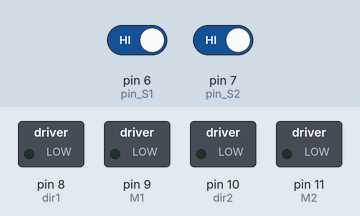
Bench run of a sketch on a simulated Arduino Uno, built with avr-gcc and run on an emulated ATmega328P. Shown: switched loads named in the sketch (green lamp = pin HIGH). Inputs (shaded band) come from the test bench; at power-on: pin 6 (pin_S1) HIGH, pin 7 (pin_S2) HIGH.

Above: at 1.2 s.
1.3 s: pin 6 (pin_S1) driven LOW
At 2.1 s:
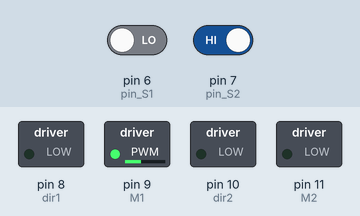
2.8 s: pin 7 (pin_S2) driven LOW
At 3.4 s:
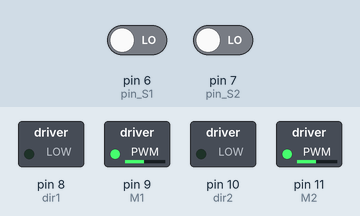
4.3 s: pin 6 (pin_S1) driven HIGH
At 5.6 s:
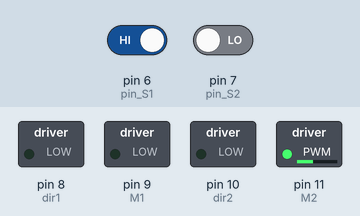
Timing chart, 0 to 7.3 s (numbered marks = the images above; inputs shaded):
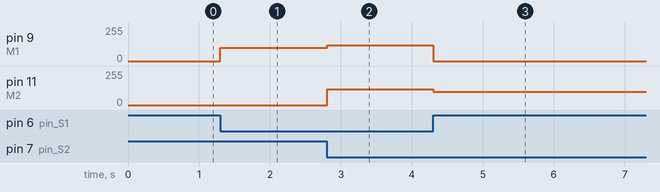

Measured:
- after the input at 1.3 s, pin 9 (M1): 0/255 → 100/255 at once
- after the input at 2.8 s, pin 9 (M1): 100/255 → 120/255 at once; pin 11 (M2): 0/255 → 120/255 at once
- after the input at 4.3 s, pin 9 (M1): 120/255 → 0/255 at once; pin 11 (M2): 120/255 → 100/255 at once

The sketch:

seguidorDeLinha.ino
```cpp
/*
Turma BES 2020
ALunos:
- Alefe Filipe
- Ismael Henrique
- Caio Martins
- José Vitor
- Thiago Queiroga
- Djunior Rosa
*/

//Definição dos pinos de controle do motor
#define M1 9     // Pino_Velocidade 1º Motor ( 0 a 255)_ Porta ATV_A ponte H;
#define M2 11    //Pino_Velocidade 2º Motor ( 0 a 255) _ Porta ATV_B ponte H;
#define dir1 8   //Pino_Direção do 1º Motor: Para frente / Para trás (HIGH ou LOW)_ porta IN1 ponte H;
#define dir2 10  //Pino_Direção do 2º Motor: Para frente / Para trás (HIGH ou LOW)_ porta IN3 ponte H;
//Definição dos pinos dos sensores
#define pin_S1 6
#define pin_S2 7
bool Sensor1 = 0;
bool Sensor2 = 0;
//variável responsável por controlar a velocidade dos motores
int velocidade = 120;
void setup() {
  //Setamos os pinos de controle dos motores como saída
  pinMode(M1, OUTPUT);
  pinMode(M2, OUTPUT);
  pinMode(dir1, OUTPUT);
  pinMode(dir2, OUTPUT);
  //Setamos a direção inicial do motor como 0, isso fará com que ambos os motores girem para frente
  digitalWrite(dir1, LOW);
  digitalWrite(dir2, LOW);
  //Setamos os pinos dos sensores como entrada
  pinMode(pin_S1, INPUT);
  pinMode(pin_S2, INPUT);
}

void loop() {
  //Neste processo armazenamos o valor lido pelo sensor na variável que armazena tais dados.
  Sensor1 = digitalRead(pin_S1);
  Sensor2 = digitalRead(pin_S2);
  //Aqui está toda a lógica de comportamento do robô: Para a cor branca atribuímos o valor 0 e, para a cor preta, o valor 1.
  if ((Sensor1 == 0) && (Sensor2 == 0)) {  // Se detectar na extremidade das faixas duas cores brancas
    analogWrite(M1, velocidade);           // Ambos motores ligam na mesma velocidade
    analogWrite(M2, velocidade);
    delay(10);
  }
  if ((Sensor1 == 1) && (Sensor2 == 0)) {  // Se detectar um lado preto e o outro branco
    analogWrite(M1, 0);                    // O motor 1 desliga
    analogWrite(M2, (velocidade - 20));    // O motor 2 fica ligado, fazendo assim o carrinho virar
    delay(35);
  }
  if ((Sensor1 == 0) && (Sensor2 == 1)) {  // Se detectar um lado branco e o outro preto
    analogWrite(M1, (velocidade - 20));    //O motor 1 fica ligado
    analogWrite(M2, 0);                    // O motor 2 desliga, fazendo assim o carrinho virar no outro sentido
    delay(35);
  }
}
```
